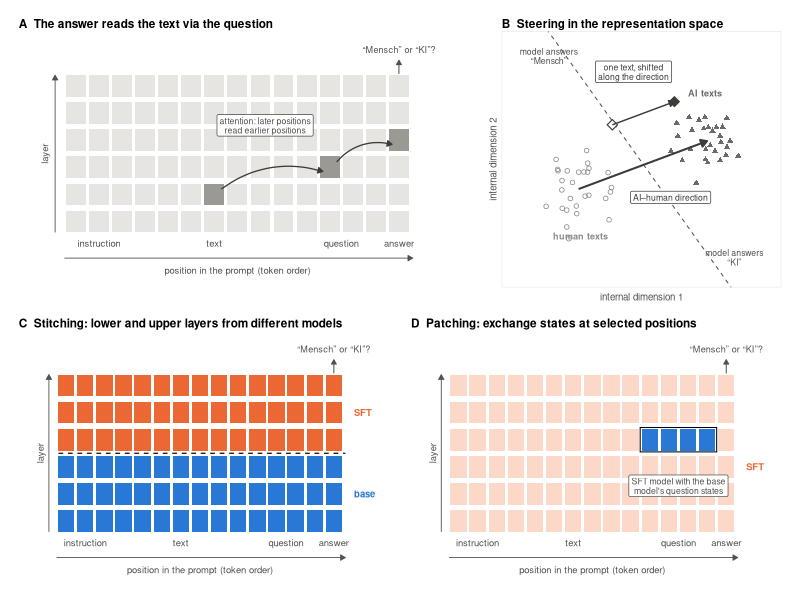
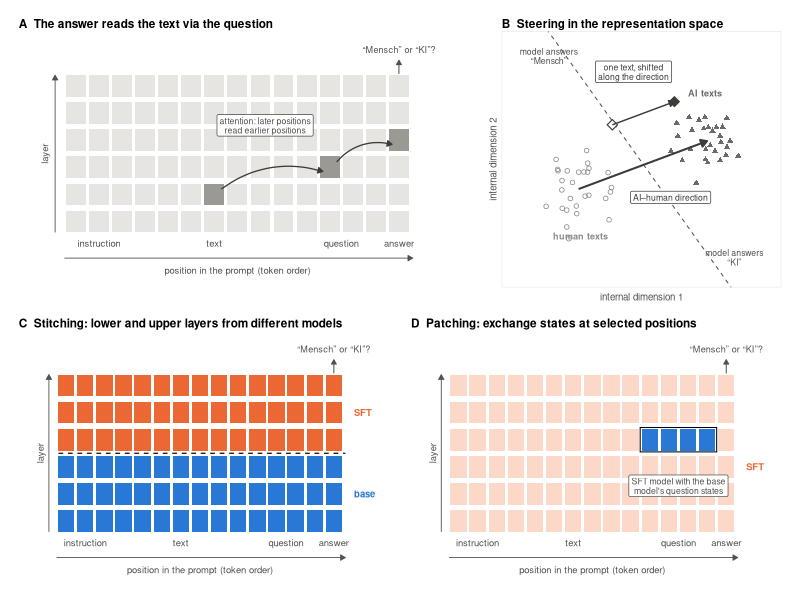

These figures' R source, in order:
# Conceptual methods figure: (A) how the answer reads the text, (B) steering in a
# (2-D sketch of the) representation space, (C) stitching, (D) patching.
# Writes paper/figures/fig0_methods_schematic.{pdf,png}.  Usage: Rscript plots/fig_schematic.R
# Colour roles as in the data figures: blue = base checkpoint, orange = SFT checkpoint;
# AI vs. human texts in panel B are coded by shape and grey tone (not by colour).

suppressPackageStartupMessages({ library(ggplot2); library(dplyr); library(patchwork) })

BLUE <- "#2a78d6"; ORANGE <- "#eb6834"; INK <- "#52514e"; TILE <- "#e6e5e1"; LIGHTORANGE <- "#fbd8c8"
DARK <- "#3d3c39"
OUT <- "paper/figures"
arr <- function(len = 0.055) arrow(length = unit(len, "in"), type = "closed")

# ------------------------------------------------------------ position x layer grid
groups <- data.frame(group = c("instruction", "text", "question", "answer"),
                     from = c(1, 4, 11, 15), to = c(3, 10, 14, 15))
pos <- do.call(rbind, lapply(seq_len(nrow(groups)), function(i)
  data.frame(x = groups$from[i]:groups$to[i], group = groups$group[i])))
L <- 6
grid_df <- merge(pos, data.frame(y = 1:L))
group_lab <- groups |> mutate(x = (from + to) / 2)

grid_panel <- function(fill_fun, title) {
  d <- grid_df; d$fill <- fill_fun(d)
  ggplot(d) +
    geom_tile(aes(x = x, y = y, fill = I(fill)), width = 0.86, height = 0.8, colour = NA) +
    geom_text(data = group_lab, aes(x = x, y = 0.2, label = group), size = 2.4, colour = INK) +
    # axes
    annotate("segment", x = 0.5, xend = 15.6, y = -0.35, yend = -0.35, colour = INK, linewidth = 0.3, arrow = arr()) +
    annotate("text", x = 8, y = -0.8, label = "position in the prompt (token order)", size = 2.4, colour = INK) +
    annotate("segment", x = 0.1, xend = 0.1, y = 0.6, yend = L + 0.4, colour = INK, linewidth = 0.3, arrow = arr()) +
    annotate("text", x = -0.35, y = (L + 1) / 2, label = "layer", angle = 90, size = 2.4, colour = INK) +
    # answer read-out
    annotate("segment", x = 15, xend = 15, y = L + 0.45, yend = L + 0.95, colour = INK, linewidth = 0.35, arrow = arr(0.05)) +
    annotate("text", x = 15, y = L + 1.35, label = "“Mensch” or “KI”?", size = 2.3, colour = INK) +
    coord_cartesian(xlim = c(-0.6, 17), ylim = c(-1.0, L + 1.6), clip = "off") +
    labs(title = title) + theme_void(base_size = 8.5) +
    theme(plot.title = element_text(face = "bold", size = 8.5, hjust = 0),
          plot.margin = margin(4, 8, 4, 8))
}

# A: how the answer reads the text — text -> question -> answer, layer by layer
hiA <- data.frame(x = c(7, 12, 15), y = c(2, 3, 4))
pA <- grid_panel(function(d) TILE, "A  The answer reads the text via the question") +
  geom_tile(data = hiA, aes(x = x, y = y), fill = "#9a9994", width = 0.86, height = 0.8) +
  annotate("curve", x = 7.3, xend = 11.7, y = 2.2, yend = 2.85, curvature = -0.25, colour = DARK,
           linewidth = 0.45, arrow = arr()) +
  annotate("curve", x = 12.3, xend = 14.7, y = 3.2, yend = 3.85, curvature = -0.3, colour = DARK,
           linewidth = 0.45, arrow = arr()) +
  annotate("label", x = 9.2, y = 4.55, label = "attention: later positions\nread earlier positions",
           size = 2.2, colour = INK, lineheight = 0.9, fill = "white", linewidth = 0)

# B: steering in a 2-D sketch of the representation space
set.seed(3)
n <- 28
pts <- rbind(data.frame(x = rnorm(n, -1.1, 0.42), y = rnorm(n, -0.45, 0.42), cls = "human texts"),
             data.frame(x = rnorm(n,  1.1, 0.42), y = rnorm(n,  0.45, 0.42), cls = "AI texts"))
mu <- pts |> group_by(cls) |> summarise(x = mean(x), y = mean(y))
mh <- mu[mu$cls == "human texts", ]; ma <- mu[mu$cls == "AI texts", ]
u <- c(ma$x - mh$x, ma$y - mh$y); u <- u / sqrt(sum(u^2))
p0 <- c(-0.55, 0.75); p1 <- p0 + 1.25 * u
pB <- ggplot(pts, aes(x, y)) +
  geom_abline(intercept = 0.05, slope = -1.4, colour = INK, linetype = "dashed", linewidth = 0.35) +
  annotate("text", x = -1.75, y = 2.05, label = "model answers\n“Mensch”", size = 2.2, colour = INK, lineheight = 0.9) +
  annotate("text", x = 1.75, y = -1.75, label = "model answers\n“KI”", size = 2.2, colour = INK, lineheight = 0.9) +
  geom_point(aes(shape = cls, colour = cls), size = 1.3, stroke = 0.4) +
  annotate("segment", x = mh$x, y = mh$y, xend = ma$x, yend = ma$y, colour = DARK, linewidth = 0.7, arrow = arr(0.07)) +
  annotate("label", x = 0.55, y = -0.62, label = "AI–human direction", size = 2.2, colour = DARK,
           fill = "white", linewidth = 0) +
  annotate("point", x = p0[1], y = p0[2], shape = 23, size = 2.4, fill = "white", colour = DARK, stroke = 0.6) +
  annotate("segment", x = p0[1], y = p0[2], xend = p1[1], yend = p1[2], colour = DARK, linewidth = 0.5,
           linetype = "solid", arrow = arr(0.06)) +
  annotate("point", x = p1[1], y = p1[2], shape = 23, size = 2.4, fill = DARK, colour = DARK) +
  annotate("label", x = -0.15, y = 1.75, label = "one text, shifted\nalong the direction", size = 2.2,
           colour = DARK, lineheight = 0.9, fill = "white", linewidth = 0) +
  annotate("text", x = -1.15, y = -1.35, label = "human texts", size = 2.3, colour = "#8a8984", fontface = "bold") +
  annotate("text", x = 1.2, y = 1.35, label = "AI texts", size = 2.3, colour = "#6b6a66", fontface = "bold") +
  scale_shape_manual(values = c("human texts" = 1, "AI texts" = 17)) +
  scale_colour_manual(values = c("human texts" = "#8a8984", "AI texts" = "#6b6a66")) +
  coord_fixed(xlim = c(-2.4, 2.4), ylim = c(-2.1, 2.3)) +
  labs(title = "B  Steering in the representation space",
       x = "internal dimension 1", y = "internal dimension 2") +
  theme_void(base_size = 8.5) +
  theme(plot.title = element_text(face = "bold", size = 8.5, hjust = 0),
        axis.title.x = element_text(size = 7, colour = INK, margin = margin(t = 3)),
        axis.title.y = element_text(size = 7, colour = INK, angle = 90, margin = margin(r = 3)),
        legend.position = "none",
        panel.border = element_rect(colour = TILE, fill = NA, linewidth = 0.4),
        plot.margin = margin(4, 8, 4, 8))

# C: stitching
pC <- grid_panel(function(d) ifelse(d$y <= 3, BLUE, ORANGE), "C  Stitching: lower and upper layers from different models") +
  annotate("segment", x = 0.6, xend = 15.6, y = 3.5, yend = 3.5, colour = "black", linewidth = 0.4, linetype = "dashed") +
  annotate("text", x = 16.05, y = 2, label = "base", size = 2.4, colour = BLUE, hjust = 0, fontface = "bold") +
  annotate("text", x = 16.05, y = 5, label = "SFT", size = 2.4, colour = ORANGE, hjust = 0, fontface = "bold")

# D: patching
pD <- grid_panel(function(d) ifelse(d$y == 4 & d$group == "question", BLUE, LIGHTORANGE),
                 "D  Patching: exchange states at selected positions") +
  annotate("rect", xmin = 10.5, xmax = 14.5, ymin = 3.55, ymax = 4.45, fill = NA, colour = "black", linewidth = 0.35) +
  annotate("label", x = 12.5, y = 2.3, label = "SFT model with the base\nmodel's question states", size = 2.2,
           colour = INK, lineheight = 0.9, fill = "white", linewidth = 0) +
  annotate("text", x = 16.05, y = 3.0, label = "SFT", size = 2.4, colour = ORANGE, hjust = 0, fontface = "bold")

p <- (pA | pB) / (pC | pD)
ggsave(file.path(OUT, "fig0_methods_schematic.pdf"), p, width = 7.2, height = 5.0, device = cairo_pdf)
ggsave(file.path(OUT, "fig0_methods_schematic.png"), p, width = 7.2, height = 5.0, dpi = 200, bg = "white")
cat("written fig0_methods_schematic\n")
